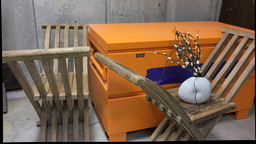
#> input picture media/curule/im0.png, 256 x 144 px, shrunk from 1920 x 1080 before the run
$ python curule.py
#> lines starting #> are read from the running program, lines starting #| are printed output that depends on the picture
import cv2
import numpy as np
import random
import statistics as st
from matplotlib import pyplot as plt


#funstion to find matches
def findMatches(image1, image2):

    print("Finding features and matchpoints...\n")
    img1 = cv2.cvtColor(image1, cv2.COLOR_BGR2GRAY)
    img2 = cv2.cvtColor(image2, cv2.COLOR_BGR2GRAY)

    orb = cv2.ORB_create(nfeatures=10000)

    kp1, des1 = orb.detectAndCompute(img1,None)
    kp2, des2 = orb.detectAndCompute(img2,None)

    bf = cv2.BFMatcher(cv2.NORM_HAMMING, crossCheck=True)

    matches = bf.match(des1,des2)

    matches = sorted(matches, key = lambda x:x.distance)

    final_matches = matches[:30]

    img_with_keypoints = cv2.drawMatches(img1,kp1,img2,kp2,final_matches,None,flags=cv2.DrawMatchesFlags_NOT_DRAW_SINGLE_POINTS)
    cv2.imwrite("images_with_matching_keypoints.png", img_with_keypoints)


    list_kp1 = [list(kp1[mat.queryIdx].pt) for mat in final_matches]
    list_kp2 = [list(kp2[mat.trainIdx].pt) for mat in final_matches]

    return list_kp1, list_kp2


def findFundMat(pts_1, pts_2):

    set_1 = pts_1
    set_2 = pts_2

    A = np.empty((8,9))

    for i in range(len(pts_1)):
        x1, y1 = pts_1[i][0], pts_1[i][1]
        x2, y2 = pts_2[i][0], pts_2[i][1]
        A[i] = np.array([x1*x2, x1*y2, x1, y1*x2, y1*y2, y1, x2, y2, 1])


    u,s,v = np.linalg.svd(A)
    F = np.reshape(v[-1,:],(3,3))

    u_f, s_f, v_f = np.linalg.svd(F)

    s_f[2] = 0
    s = np.zeros((3,3))
    for i in range(3):
        s[i][i] = s_f[i]

    F = u_f.dot(s.dot(v_f))

    #Normalization
    set_1 = np.array(set_1)
    set_2 = np.array(set_2)

    s1_xm = st.mean(set_1[:,0])
    s1_ym = st.mean(set_1[:,1])

    s1_xsd = st.stdev(set_1[:,0])
    s1_ysd = st.stdev(set_1[:,1])

    offset_1 = np.array([[1,0, -s1_xm],[ 0,1,-s1_ym],[0, 0, 1]])
    scale_1 = np.array([[1/s1_xsd,0,0],[0,1/s1_ysd,0],[0,0,1]])

    set_2 = np.array(set_2)
    s2_xm = st.mean(set_2[:,0])
    s2_ym = st.mean(set_2[:,1])

    s2_xsd = st.stdev(set_2[:,0])
    s2_ysd = st.stdev(set_2[:,1])

    offset_2 = np.array([[1,0, -s2_xm],[ 0,1, -s2_ym],[ 0, 0, 1]])
    scale_2 = np.array([[1/s2_xsd,0,0],[0,1/s2_ysd,0],[0,0,1]])

    T_1 = scale_1.dot(offset_1)
    T_2 = scale_2.dot(offset_2)

    F_norm = np.transpose(T_2).dot(F.dot(T_1))

    return F_norm

#Estiamte the best F matrix using RANSAC
def bestFusingRansac(pts_1_list, pts_2_list):

    points = list(zip(pts_1_list,pts_2_list))


    max_inliers = 20

    threshold = 0.05

    N=0
    print("Estimating F using RANSAC...")

    while N<1000:
        #Pick random 8 points
        points = random.sample(points,8)

        img1_8pt, img2_8pt = zip(*points)

        F_m = findFundMat(img1_8pt,img2_8pt)

        tmp_inliers_img1 = []
        tmp_inliers_img2 = []

        for i in range(len(pts_1_list)):
            img1_x = np.array([pts_1_list[i][0], pts_1_list[i][1], 1])
            img2_x = np.array([pts_2_list[i][0], pts_2_list[i][1], 1])

            #Compute error
            error = abs(np.dot(img2_x.T, np.dot(F_m,img1_x)))


            if error < threshold:
                tmp_inliers_img1.append(pts_1_list[i])
                tmp_inliers_img2.append(pts_1_list[i])

        num_of_inliers = len(tmp_inliers_img1)

        if num_of_inliers > max_inliers:

            max_inliers = num_of_inliers
            Best_F = F_m
            # inliers_img1 = tmp_inliers_img1
            # inliers_img2 = tmp_inliers_img2
        N +=1

    return Best_F

#find E
def findEssenMat(fundMatrix, KMatrix):
    return np.transpose(KMatrix).dot(fundMatrix.dot(KMatrix))


def cameraPoseEst(essenMat):
    U, D, Vt = np.linalg.svd(essenMat)

    W = np.array([[0,-1,0],[1,0,0],[0,0,1]])

    R1 = U.dot(W.dot(Vt))
    R2 = U.dot(np.transpose(W).dot(Vt))
    C1 = U[:,2]
    C2 = -U[:,2]

    return [[R1, C1], [R1, C2], [R2, C1], [R2, C2]]

#plot epipolar lines
def plotepilines(img_1, img_2, lines, rpts_1, rpts_2):

    r, c,ch = img_1.shape


    for r, pt1, pt2 in zip(lines, rpts_1, rpts_2):
        color = tuple(np.random.randint(0, 255, 3).tolist())
        x0, y0 = map(int, [0, -r[2]/r[1]])
        x1, y1 = map(int, [c, -(r[2]+r[0]*c)/r[1]])
        img_1 = cv2.line(img_1, (x0, y0), (x1, y1), color, 1)
        img_1 = cv2.circle(img_1, tuple(pt1), 5, color, -1)
        img_2 = cv2.circle(img_2, tuple(pt2), 5, color, -1)

    return img_1, img_2

# get best R and T based on Chirelity check
def bestCameraPose(camera_poses, kp1):

    max_len = 0
    # Calculating 3D points
    for pose in camera_poses:

        front_points = []
        for point in kp1:
            # Chirelity check
            X = np.array([point[0], point[1], 1])
            V = X - pose[1]

            condition = np.dot(pose[0][2], V)

            if condition > 0:
                front_points.append(point)

        if len(front_points) > max_len:
            max_len = len(front_points)
            best_camera_pose =  pose

    return best_camera_pose

#SSD
def sum_of_squared_diff(pixel_vals_1, pixel_vals_2):

    if pixel_vals_1.shape != pixel_vals_2.shape:
        return -1

    return np.sum((pixel_vals_1 - pixel_vals_2)**2)


def block_compare(y, x, block_left, right_array, block_size, x_search_block_size, y_search_block_size):


    x_min = max(0, x - x_search_block_size)
    x_max = min(right_array.shape[1], x + x_search_block_size)
    y_min = max(0, y - y_search_block_size)
    y_max = min(right_array.shape[0], y + y_search_block_size)

    first = True
    min_ssd = None
    min_index = None

    for y in range(y_min, y_max):
        for x in range(x_min, x_max):
            block_right = right_array[y: y+block_size, x: x+block_size]
            ssd = sum_of_squared_diff(block_left, block_right)
            if first:
                min_ssd = ssd
                min_index = (y, x)
                first = False
            else:
                if ssd < min_ssd:
                    min_ssd = ssd
                    min_index = (y, x)

    return min_index


def ssd_correspondence(rimg_1, rimg_2):

    img1 = cv2.resize(rimg_1, (int(rimg_1.shape[1]*0.3),int(rimg_1.shape[0]*0.3)),interpolation = cv2.INTER_AREA)
    img2 = cv2.resize(rimg_2, (int(rimg_2.shape[1]*0.3),int(rimg_2.shape[0]*0.3)),interpolation = cv2.INTER_AREA)

    img1 = cv2.cvtColor(img1, cv2.COLOR_BGR2GRAY)
    img2 = cv2.cvtColor(img2, cv2.COLOR_BGR2GRAY)

    block_size = 15
    x_search_block_size = 50
    y_search_block_size = 1
    h, w = img1.shape
    disparity_map = np.zeros((h, w))

    for y in range(block_size, h-block_size):
        for x in range(block_size, w-block_size):
            block_left = img1[y:y + block_size, x:x + block_size]
            index = block_compare(y, x, block_left, img2, block_size, x_search_block_size, y_search_block_size)
            disparity_map[y, x] = abs(index[1] - x)

    disparity_map_unscaled = disparity_map.copy()


    max_pixel = np.max(disparity_map)
    min_pixel = np.min(disparity_map)

    for i in range(disparity_map.shape[0]):
        for j in range(disparity_map.shape[1]):
            disparity_map[i][j] = int((disparity_map[i][j]*255)/(max_pixel-min_pixel))

    disparity_map_scaled = disparity_map

    return disparity_map_unscaled, disparity_map_scaled

def disparity_to_depth(baseline, f, img):

    depth_map = np.zeros((img.shape[0], img.shape[1]))
    depth_array = np.zeros((img.shape[0], img.shape[1]))

    for i in range(depth_map.shape[0]):
        for j in range(depth_map.shape[1]):
            if img[i][j] !=0:
                depth_map[i][j] = 1/img[i][j]
                depth_array[i][j] = baseline*f/img[i][j]

    return depth_map, depth_array

if __name__=='__main__':

    img1 = cv2.imread('../media/curule/im0.png')
#> img1 is the input picture: shape (144, 256, 3); mean B, G, R 78.9, 100, 126
    img2 = cv2.imread('../media/curule/im1.png')
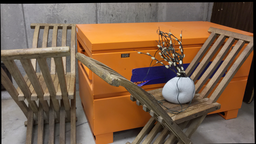
#> input picture media/curule/im1.png, 256 x 144 px, shrunk from 1920 x 1080 before the run
#> img2 is the input picture: shape (144, 256, 3); mean B, G, R 75.3, 97.3, 124.5

    print("CALIBRATION\n")
    kp1,kp2 = findMatches(img1,img2)
#> in findMatches, `img2 = cv2.cvtColor(image2, cv2.COLOR_BGR2GRAY)`:
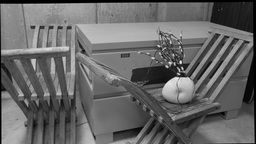
#> img2: shape (144, 256); min 0, max 241, mean 102.9
#> in findMatches, `kp1, des1 = orb.detectAndCompute(img1,None)`: kp1 = 626 keypoints; strongest (x, y, size): (194, 73, 31), (197, 61, 31), (196, 69, 31), (196, 71, 31)
#> in findMatches, `kp2, des2 = orb.detectAndCompute(img2,None)`: kp2 = 620 keypoints; strongest (x, y, size): (178, 73, 31), (180, 75, 31), (180, 61, 31), (182, 74, 31)
#> in findMatches, `matches = bf.match(des1,des2)`: matches = 316 matches
#> in findMatches, `final_matches = matches[:30]`: final_matches = 30 matches
#> in findMatches, `img_with_keypoints = cv2.drawMatches(img1,kp1,img2,kp2,final_matches,N..`:
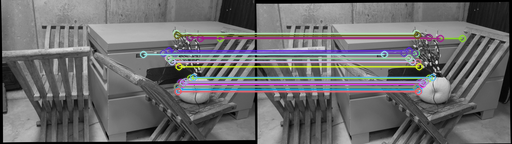
#> img_with_keypoints: shape (144, 512, 3); mean of channels 0, 1, 2 108.5, 107.1, 107.6; drawn as B, G, R
#> in findMatches, `list_kp1 = [list(kp1[mat.queryIdx].pt) for mat in final_matches]`: list_kp1 = 30 pairs, first value 143 to 220, second value 33 to 91.2
#> in findMatches, `list_kp2 = [list(kp2[mat.trainIdx].pt) for mat in final_matches]`: list_kp2 = 30 pairs, first value 128 to 206, second value 33 to 91.2
#> kp1 has the same summary as list_kp1 in findMatches; kp2 has the same summary as list_kp2 in findMatches

    # print(kp1[0][0])
    while True:
        try:
            fundMat = bestFusingRansac(kp1,kp2)

            pts1 = np.int32(kp1)
            pts2 = np.int32(kp2)

            h1, w1,ch = img1.shape
            h2, w2,ch = img2.shape
            _, H1, H2 = cv2.stereoRectifyUncalibrated(pts1, pts2, fundMat, imgSize=(w1, h1))

            break
        except:
            continue

    print("\nThe Fundamental Matrix F = \n", fundMat,"\n")
#| The Fundamental Matrix F =
#|  [[ 2.51404270e-32  2.08709411e-18 -1.75619989e-15]
#|  [-7.23229374e-19  4.58762165e-20 -3.23512775e-02]
#|  [ 9.98258906e-16  3.23512775e-02  8.87290241e-13]]

    img1_rectified = cv2.warpPerspective(img1, H1, (w1, h1))

    img2_rectified = cv2.warpPerspective(img2, H2, (w2, h2))

    K = np.array([[1758.23, 0, 977.42],[0, 1758.23, 552.15],[0,0,1]])

    E = findEssenMat(fundMat,K)
#> E = [[7.77e-26, 6.45e-12, -1.06e-12], [-2.24e-12, 1.42e-13, -56.88], [1.05e-12, 56.88, 6.71e-13]]

    print("Essential Matrix E = \n", E,"\n")
#| Essential Matrix E =
#|  [[ 7.77184306e-26  6.45198581e-12 -1.06163841e-12]
#|  [-2.23577157e-12  1.41820485e-13 -5.68809867e+01]
#|  [ 1.05305284e-12  5.68809867e+01  6.71462885e-13]]

    camera_poses = cameraPoseEst(E)
#> in cameraPoseEst, `U, D, Vt = np.linalg.svd(essenMat)`: U = [[-1.09e-13, -3.56e-14, -1], [0.151, -0.989, 1.86e-14], [-0.989, -0.151, 1.14e-13]]; D = [56.88, 56.88, 2.68e-28]; Vt = [[-2.42e-14, -0.989, -0.151], [3.61e-14, -0.151, 0.989], [-1, 1.85e-14, 3.93e-14]]
#> in cameraPoseEst, `R1 = U.dot(W.dot(Vt))`: R1 = [[1, 3.06e-16, 7.38e-14], [-3.8e-17, 1, 7.27e-15], [-7.42e-14, -7.05e-15, 1]]
#> in cameraPoseEst, `R2 = U.dot(np.transpose(W).dot(Vt))`: R2 = [[1, -3.73e-14, -1.52e-13], [-3.71e-14, -1, -7.27e-15], [-1.53e-13, 7.05e-15, -1]]
#> in cameraPoseEst, `C1 = U[:,2]`: C1 = [-1, 1.86e-14, 1.14e-13]
#> in cameraPoseEst, `C2 = -U[:,2]`: C2 = [1, -1.86e-14, -1.14e-13]
#> camera_poses = 4 items

    best_camera_pose = bestCameraPose(camera_poses,kp1)
#> the loop in bestCameraPose, `for pose in camera_poses: ` made 4 passes
#> max_len on pass 1: 30
#> after the loop in bestCameraPose, `for pose in camera_poses:`: max_len = 30
#> best_camera_pose = [[[1, 3.06e-16, 7.38e-14], [-3.8e-17, 1, 7.27e-15], [-7.42e-14, -7.05e-15, 1]], [-1, 1.86e-14, 1.14e-13]]

    print("The Camera Pose, R = ", best_camera_pose[0], "\n", "T = ", best_camera_pose[1])
#| The Camera Pose, R =  [[ 1.00000000e+00  3.05923494e-16  7.38403549e-14]
#|  [-3.80417293e-17  1.00000000e+00  7.26585887e-15]
#|  [-7.42059682e-14 -7.05482030e-15  1.00000000e+00]]
#|  T =  [-1.00000000e+00  1.85513078e-14  1.13512100e-13]
    print("RECTIFICATION")
    print("The Homography matrices H1 = \n", H1,"\n", "\nH2 = ", H2,"\n")
#| The Homography matrices H1 =
#|  [[ 3.23221016e-02 -2.34340205e-04 -4.99194623e-01]
#|  [ 5.64339437e-15  3.23512775e-02  6.85673740e-13]
#|  [ 6.52389997e-17  6.45157703e-17  3.23512775e-02]]
#| H2 =  [[ 1.00000000e+00 -4.96402004e-14  3.58113539e-12]
#|  [ 4.96402004e-14  1.00000000e+00 -6.36646291e-12]
#|  [ 0.00000000e+00  0.00000000e+00  1.00000000e+00]]
    r_pts_1 = np.zeros((pts1.shape), dtype=int)

    r_pts_2 = np.zeros((pts2.shape), dtype=int)

    for i in range(pts1.shape[0]):
        source1 = np.array([pts1[i][0], pts1[i][1], 1])
        new_point1 = np.dot(H1, source1)
        new_point1[0] = int(new_point1[0]/new_point1[2])
        new_point1[1] = int(new_point1[1]/new_point1[2])
        new_point1 = np.delete(new_point1, 2)
        r_pts_1[i] = new_point1

        source2 = np.array([pts2[i][0], pts2[i][1], 1])
        new_point2 = np.dot(H2, source2)
        new_point2[0] = int(new_point2[0]/new_point2[2])
        new_point2[1] = int(new_point2[1]/new_point2[2])
        new_point2 = np.delete(new_point2, 2)
        r_pts_2[i] = new_point2
#> this loop made 30 passes
#> (source1, source2, new_point2) on passes 8, 11, 13, 15, 17, 18, 20, 29, 30: ([177, 86, 1], [161, 86, 1], [160, 86]), ([178, 88, 1], [162, 88, 1], [161, 88]), ([183, 82, 1], [167, 82, 1], [166, 82]), ([181, 82, 1], [165, 82, 1], [164, 82]), ([178, 90, 1], [162, 90, 1], [161, 90]), ([181, 82, 1], [165, 82, 1], [164, 82]), ([182, 84, 1], [166, 84, 1], [165, 84]), ([193, 77, 1], [176, 77, 1], [175, 77]), ([185, 81, 1], [169, 81, 1], [168, 81])
#> (source1, source2) on passes 1, 4, 5, 9, 14, 19: ([168, 57, 1], [152, 57, 1]), ([168, 50, 1], [152, 50, 1]), ([175, 53, 1], [159, 53, 1]), ([176, 33, 1], [160, 33, 1]), ([200, 38, 1], [184, 38, 1]), ([164, 53, 1], [148, 53, 1])
#> after the loop, r_pts_1 = 30 pairs, first value 127 to 204, second value 33 to 91; r_pts_2 = 30 pairs, first value 128 to 206, second value 33 to 91

    lines1 = cv2.computeCorrespondEpilines(r_pts_2.reshape(-1, 1, 2), 2, fundMat)
#> lines1 = 30 rows, first 8: [2.96e-14, 1, -57], [2.9e-14, 1, -82], [3e-14, 1, -37], [2.97e-14, 1, -50], [2.97e-14, 1, -53], [2.95e-14, 1, -61], [2.94e-14, 1, -66], [2.89e-14, 1, -86]
    lines1 = lines1.reshape(-1, 3)

    img1EL,img21EL = plotepilines(img1_rectified,img2_rectified,lines1,r_pts_1,r_pts_2)
#> the loop in plotepilines, `for r, pt1, pt2 in zip(lines, rpts_1, rpts_2):` made 30 passes
#> (r, pt2, color, y0, y1) on passes 1, 4, 5, 8, 9, 11, 13, 14, 15, 17, 18, 19: ([2.96e-14, 1, -57], [152, 57], (172, 47, 117), 57, 56), ([2.97e-14, 1, -50], [152, 50], (211, 21, 242), 50, 49), ([2.97e-14, 1, -53], [159, 53], (36, 87, 70), 53, 52), ([2.89e-14, 1, -86], [160, 86], (39, 87, 174), 86, 85), ([3.01e-14, 1, -33], [160, 33], (88, 81, 165), 33, 32), ([2.89e-14, 1, -88], [161, 88], (9, 148, 115), 88, 87), ([2.9e-14, 1, -82], [166, 82], (254, 79, 175), 82, 81), ([3e-14, 1, -38], [184, 38], (192, 82, 99), 38, 37), ([2.9e-14, 1, -82], [164, 82], (216, 177, 243), 82, 81), ([2.88e-14, 1, -90], [161, 90], (142, 167, 32), 90, 89), ([2.9e-14, 1, -82], [164, 82], (193, 9, 185), 82, 81), ([2.97e-14, 1, -53], [148, 53], (127, 32, 31), 53, 52)
#> (r, pt1, pt2, color, y0, y1) on passes 2, 3, 6, 7, 10, 12: ([2.9e-14, 1, -82], [163, 82], [161, 82], (192, 67, 251), 82, 81), ([3e-14, 1, -37], [173, 37], [172, 37], (195, 103, 9), 37, 36), ([2.95e-14, 1, -61], [160, 61], [161, 61], (216, 88, 140), 61, 60), ([2.94e-14, 1, -66], [161, 66], [162, 66], (58, 193, 230), 66, 65), ([3e-14, 1, -38], [204, 38], [206, 38], (25, 77, 72), 38, 37), ([2.91e-14, 1, -77], [173, 77], [171, 77], (208, 243, 197), 77, 76)
#> after the loop in plotepilines, `for r, pt1, pt2 in zip(lines, rpts_1, rpts_2):`: img_1: shape (144, 256, 3); mean B, G, R 77.8, 97.8, 119.8
#> after the loop in plotepilines, `for r, pt1, pt2 in zip(lines, rpts_1, rpts_2):`:
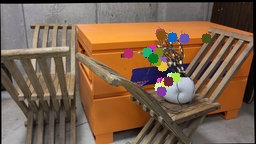
#> img_2: shape (144, 256, 3); mean B, G, R 76.4, 97.7, 123.6

    lines2 = cv2.computeCorrespondEpilines(r_pts_1.reshape(-1, 1, 2), 2, fundMat)
#> lines2 has the same summary as lines1
    lines2 = lines2.reshape(-1, 3)

    img2EL, img12EL = plotepilines(img2_rectified, img1_rectified, lines2, r_pts_2, r_pts_1)
#> the loop in plotepilines (call 2), `for r, pt1, pt2 in zip(lines, rpts_1, rpts_2):` made 30 passes
#> (r, pt2, color, y0, y1) on passes 1, 4, 5, 8, 9, 11, 13, 14, 15, 17, 18, 19: ([2.96e-14, 1, -57], [152, 57], (119, 11, 174), 57, 56), ([2.97e-14, 1, -50], [152, 50], (140, 121, 170), 50, 49), ([2.97e-14, 1, -53], [159, 53], (84, 203, 68), 53, 52), ([2.89e-14, 1, -86], [160, 86], (204, 100, 180), 86, 85), ([3.01e-14, 1, -33], [160, 33], (232, 78, 143), 33, 32), ([2.89e-14, 1, -88], [161, 88], (23, 207, 141), 88, 87), ([2.9e-14, 1, -82], [166, 82], (49, 69, 169), 82, 81), ([3e-14, 1, -38], [184, 38], (163, 192, 95), 38, 37), ([2.9e-14, 1, -82], [164, 82], (197, 94, 0), 82, 81), ([2.88e-14, 1, -90], [161, 90], (162, 48, 93), 90, 89), ([2.9e-14, 1, -82], [164, 82], (131, 98, 42), 82, 81), ([2.97e-14, 1, -53], [148, 53], (205, 112, 231), 53, 52)
#> (r, pt1, pt2, color, y0, y1) on passes 2, 3, 6, 7, 10, 12: ([2.9e-14, 1, -82], [161, 82], [163, 82], (82, 91, 128), 82, 81), ([3e-14, 1, -37], [172, 37], [173, 37], (142, 99, 53), 37, 36), ([2.95e-14, 1, -61], [161, 61], [160, 61], (6, 196, 47), 61, 60), ([2.94e-14, 1, -66], [162, 66], [161, 66], (127, 244, 131), 66, 65), ([3e-14, 1, -38], [206, 38], [204, 38], (148, 227, 186), 38, 37), ([2.91e-14, 1, -77], [171, 77], [173, 77], (117, 85, 48), 77, 76)
#> after the loop in plotepilines (call 2), `for r, pt1, pt2 in zip(lines, rpts_1, rpts_2):`:
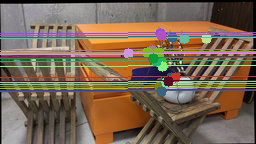
#> img_1: shape (144, 256, 3); mean B, G, R 83.1, 101.8, 121.6
#> after the loop in plotepilines (call 2), `for r, pt1, pt2 in zip(lines, rpts_1, rpts_2):`:
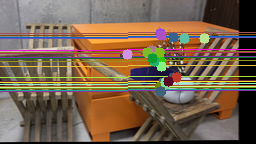
#> img_2: shape (144, 256, 3); mean B, G, R 78.4, 98.7, 119.6

    cv2.imwrite("left_image.png", img1EL)
    cv2.imwrite("right_image.png", img2EL)

    print("CORRESPONDENCE\n")

    disparity_map_unscaled, disparity_map_scaled = ssd_correspondence(img1_rectified, img2_rectified)
#> after the loop in ssd_correspondence, `for i in range(disparity_map.shape[0]):`: disparity_map: shape (43, 76) float64; min 0, max 255, mean 24.2

    plt.figure(1)
    plt.title('Disparity-Map : Graysacle')
    plt.imshow(disparity_map_scaled, cmap='gray')
    plt.figure(2)
    plt.title('Disparity-Map : Hot')
    plt.imshow(disparity_map_scaled, cmap='hot')

    baseline, f = 88.39, 1758.23

    print("DEPTH ESTIMATION\n")

    depth_map, depth_array = disparity_to_depth(baseline, f, disparity_map_unscaled)
#> after the loop in disparity_to_depth, `for i in range(depth_map.shape[0]):`:
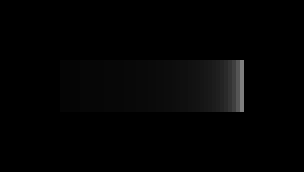
#> depth_map: shape (43, 76) float64 (shown 4 times larger); min 0, max 0.5, mean 0.0137

    plt.figure(3)
    plt.title('Depth-Map : Graysacle')
    plt.imshow(depth_map, cmap='gray')
    plt.figure(4)
    plt.title('Depth-Map : Hot')
    plt.imshow(depth_map, cmap='hot')
    plt.show()
